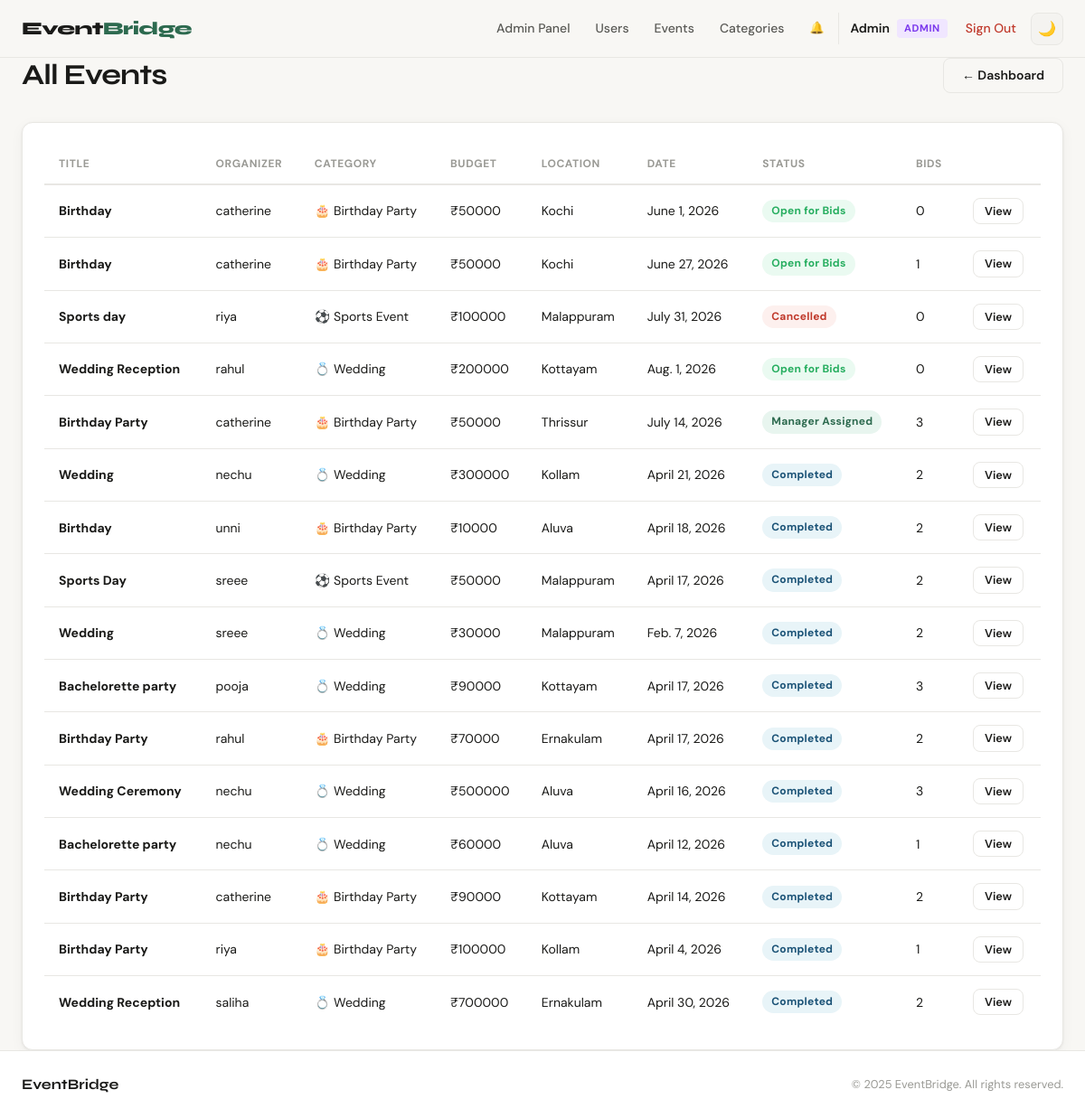
The page /events/all/ (signed in) on the database its author committed.
### apps/users/models.py (models this page shows, shortened)
class CustomUser(AbstractUser):
    ROLE_CHOICES = [
        ('admin', 'Admin'),
        ('customer', 'Customer'),
        ('manager', 'Manager'),
    ]
    role = models.CharField(max_length=20, choices=ROLE_CHOICES, default='customer')
    phone = models.CharField(max_length=20, blank=True)
    city = models.CharField(max_length=100, blank=True)
    def is_admin_user(self):
        return self.role == 'admin' or self.is_staff

### apps/events/models.py (models this page shows, shortened)
class Event(models.Model):
    STATUS_CHOICES = [
        ('open', 'Open for Bids'),
        ('in_review', 'Reviewing Bids'),
        ('assigned', 'Manager Assigned'),
        ('in_progress', 'In Progress'),
        ('completed', 'Completed'),
        ('cancelled', 'Cancelled'),
    ]
    organizer = models.ForeignKey(
        settings.AUTH_USER_MODEL,
        on_delete=models.CASCADE,
        related_name='organized_events'
    )
    title = models.CharField(max_length=200)
    description = models.TextField()
    category = models.ForeignKey(Category, on_delete=models.SET_NULL, null=True, related_name='events')
    budget = models.DecimalField(max_digits=10, decimal_places=2)
    location = models.CharField(max_length=200)
    event_date = models.DateField()
    status = models.CharField(max_length=20, choices=STATUS_CHOICES, default='open')
    assigned_manager = models.ForeignKey(
        settings.AUTH_USER_MODEL,
        on_delete=models.SET_NULL,
        null=True, blank=True,
        related_name='assigned_events'
    )
    created_at = models.DateTimeField(auto_now_add=True)
    updated_at = models.DateTimeField(auto_now=True)
    class Meta:
        ordering = ['-created_at']
    def get_bid_count(self):
        return self.bids.count()

class Category(models.Model):
    name = models.CharField(max_length=100, unique=True)
    description = models.TextField(blank=True)
    icon = models.CharField(max_length=50, default='🎉')
    created_at = models.DateTimeField(auto_now_add=True)
    class Meta:
        verbose_name_plural = "Categories"

### apps/events/views.py (the view)
# urls.py: path('all/', views.all_events_admin, name='all_events_admin'),
@login_required
def all_events_admin(request):
    if not request.user.is_admin_user():
        return redirect('dashboard')
    events = Event.objects.select_related('organizer', 'category', 'assigned_manager').order_by('-created_at')
    return render(request, 'events/all_events_admin.html', {'events': events})

### templates/events/all_events_admin.html (shortened to what this page needs)
{% extends 'base.html' %}
{% block content %}
<div class="container">
    <div class="page-header">
        <h1>All Events</h1>
        <a href="{% url 'admin_dashboard' %}" class="btn btn-outline">← Dashboard</a>
    </div>
    <div class="card">
        <div class="table-wrap">
            <table class="data-table">
                <thead>
                    <tr>
                        <th>Title</th>
                        <th>Organizer</th>
                        <th>Category</th>
                        <th>Budget</th>
                        <th>Location</th>
                        <th>Date</th>
                        <th>Status</th>
                        <th>Bids</th>
                        <th></th>
                    </tr>
                </thead>
                <tbody>
                    {% for event in events %}
                    <tr>
                        <td><strong>{{ event.title }}</strong></td>
                        <td>{{ event.organizer.username }}</td>
                        <td>{% if event.category %}{{ event.category.icon }} {{ event.category.name }}{% endif %}</td>
                        <td>₹{{ event.budget|floatformat:0 }}</td>
                        <td>{{ event.location }}</td>
                        <td>{{ event.event_date }}</td>
                        <td><span class="status-badge status-{{ event.status }}">{{ event.get_status_display }}</span></td>
                        <td>{{ event.get_bid_count }}</td>
                        <td><a href="{% url 'event_detail' event.pk %}" class="btn btn-sm btn-outline">View</a></td>
                    </tr>
                    {% empty %}
                    <tr><td colspan="9" class="text-center text-muted">No events found.</td></tr>
                    {% endfor %}
                </tbody>
            </table>
        </div>
    </div>
</div>
{% endblock %}

### templates/base.html (shortened to what this page needs)
<!DOCTYPE html>
<html lang="en" data-theme="light">
<head>
    <link rel="stylesheet" href="/static/css/main.css">
</head>
<body>
<nav class="navbar">
    <div class="nav-inner">
        <a href="/" class="nav-logo">Event<span>Bridge</span></a>
        <div class="nav-links">
            {% if user.is_authenticated %}
                {% if user.role == 'customer' %}
                    <a href="{% url 'customer_dashboard' %}" class="nav-link">Dashboard</a>
                    <a href="{% url 'my_events' %}" class="nav-link">My Events</a>
                    <a href="{% url 'create_event' %}" class="nav-link nav-cta">+ New Event</a>
                {% elif user.role == 'manager' %}
                    <a href="{% url 'manager_dashboard' %}" class="nav-link">Dashboard</a>
                    <a href="{% url 'available_events' %}" class="nav-link">Browse Events</a>
                    <a href="{% url 'my_bids' %}" class="nav-link">My Bids</a>
                {% else %}
                    <a href="{% url 'admin_dashboard' %}" class="nav-link">Admin Panel</a>
                    <a href="{% url 'manage_users' %}" class="nav-link">Users</a>
                    <a href="{% url 'all_events_admin' %}" class="nav-link">Events</a>
                    <a href="{% url 'manage_categories' %}" class="nav-link">Categories</a>
                {% endif %}
                <a href="{% url 'notifications' %}" class="nav-link notif-link">
                    🔔 <span id="notif-badge" class="notif-badge hidden">0</span>
                </a>
                <div class="nav-user">
                    <span class="user-name">{{ user.first_name|default:user.username }}</span>
                    <span class="user-role-badge role-{{ user.role }}">{{ user.role }}</span>
                    <a href="{% url 'logout' %}" class="nav-link logout-btn">Sign Out</a>
                </div>
            {% else %}
                <a href="{% url 'login' %}" class="nav-link">Sign In</a>
                <a href="{% url 'register_customer' %}" class="nav-link nav-cta">Get Started</a>
            {% endif %}
            <button class="theme-toggle" id="themeToggle" title="Toggle dark mode">🌙</button>
        </div>
    </div>
</nav>
<div class="content-wrap">
    {% block content %}{% endblock %}
</div>
<footer class="footer">
    <div class="footer-inner">
        <span class="footer-brand">Event<strong>Bridge</strong></span>
        <span class="footer-copy">© 2025 EventBridge. All rights reserved.</span>
    </div>
</footer>
</body>
</html>

### rows shown on the page
CustomUser: first_name "Admin", role "ADMIN"
Event: title "Birthday", organizer.username "catherine", category.icon "🎂", category.name "Birthday Party", budget "50000", location "Kochi", event_date "June 1, 2026", status "Open for Bids", get_bid_count "0"
Event: title "Birthday", organizer.username "catherine", category.icon "🎂", category.name "Birthday Party", budget "50000", location "Kochi", event_date "June 27, 2026", status "Open for Bids", get_bid_count "1"
Event: title "Sports day", organizer.username "riya", category.icon "⚽", category.name "Sports Event", budget "100000", location "Malappuram", event_date "July 31, 2026", status "Cancelled", get_bid_count "0"
Event: title "Wedding Reception", organizer.username "rahul", category.icon "💍", category.name "Wedding", budget "200000", location "Kottayam", event_date "Aug. 1, 2026", status "Open for Bids", get_bid_count "0"
Event: title "Birthday Party", organizer.username "catherine", category.icon "🎂", category.name "Birthday Party", budget "50000", location "Thrissur", event_date "July 14, 2026", status "Manager Assigned", get_bid_count "3"
Event: title "Wedding", organizer.username "nechu", category.icon "💍", category.name "Wedding", budget "300000", location "Kollam", event_date "April 21, 2026", status "Completed", get_bid_count "2"
Event: title "Birthday", organizer.username "unni", category.icon "🎂", category.name "Birthday Party", budget "10000", location "Aluva", event_date "April 18, 2026", status "Completed", get_bid_count "2"
Event: title "Sports Day", organizer.username "sreee", category.icon "⚽", category.name "Sports Event", budget "50000", location "Malappuram", event_date "April 17, 2026", status "Completed", get_bid_count "2"
Event: title "Wedding", organizer.username "sreee", category.icon "💍", category.name "Wedding", budget "30000", location "Malappuram", event_date "Feb. 7, 2026", status "Completed", get_bid_count "2"
Event: title "Bachelorette party", organizer.username "pooja", category.icon "💍", category.name "Wedding", budget "90000", location "Kottayam", event_date "April 17, 2026", status "Completed", get_bid_count "3"
Event: title "Birthday Party", organizer.username "rahul", category.icon "🎂", category.name "Birthday Party", budget "70000", location "Ernakulam", event_date "April 17, 2026", status "Completed", get_bid_count "2"
Event: title "Wedding Ceremony", organizer.username "nechu", category.icon "💍", category.name "Wedding", budget "500000", location "Aluva", event_date "April 16, 2026", status "Completed", get_bid_count "3"
Event: title "Bachelorette party", organizer.username "nechu", category.icon "💍", category.name "Wedding", budget "60000", location "Aluva", event_date "April 12, 2026", status "Completed", get_bid_count "1"
Event: title "Birthday Party", organizer.username "catherine", category.icon "🎂", category.name "Birthday Party", budget "90000", location "Kottayam", event_date "April 14, 2026", status "Completed", get_bid_count "2"
Event: title "Birthday Party", organizer.username "riya", category.icon "🎂", category.name "Birthday Party", budget "100000", location "Kollam", event_date "April 4, 2026", status "Completed", get_bid_count "1"
Event: title "Wedding Reception", organizer.username "saliha", category.icon "💍", category.name "Wedding", budget "700000", location "Ernakulam", event_date "April 30, 2026", status "Completed", get_bid_count "2"
